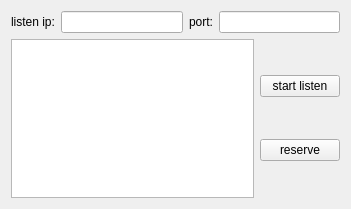
<?xml version="1.0" encoding="UTF-8"?>
<ui version="4.0">
 <class>TcpSever</class>
 <widget class="QWidget" name="TcpSever">
  <property name="geometry">
   <rect>
    <x>0</x>
    <y>0</y>
    <width>351</width>
    <height>209</height>
   </rect>
  </property>
  <property name="windowTitle">
   <string>TcpSever</string>
  </property>
  <layout class="QGridLayout" name="gridLayout">
   <item row="0" column="0">
    <layout class="QVBoxLayout" name="verticalLayout_2">
     <item>
      <layout class="QHBoxLayout" name="horizontalLayout">
       <item>
        <widget class="QLabel" name="label">
         <property name="text">
          <string>listen ip:</string>
         </property>
        </widget>
       </item>
       <item>
        <widget class="QLineEdit" name="IP"/>
       </item>
       <item>
        <widget class="QLabel" name="label_2">
         <property name="text">
          <string>port:</string>
         </property>
        </widget>
       </item>
       <item>
        <widget class="QLineEdit" name="Port"/>
       </item>
      </layout>
     </item>
     <item>
      <layout class="QHBoxLayout" name="horizontalLayout_2">
       <item>
        <widget class="QTextEdit" name="textEdit"/>
       </item>
       <item>
        <layout class="QVBoxLayout" name="verticalLayout">
         <item>
          <widget class="QPushButton" name="listen">
           <property name="text">
            <string>start listen</string>
           </property>
          </widget>
         </item>
         <item>
          <widget class="QPushButton" name="reserve">
           <property name="text">
            <string>reserve</string>
           </property>
          </widget>
         </item>
        </layout>
       </item>
      </layout>
     </item>
    </layout>
   </item>
  </layout>
 </widget>
 <resources/>
 <connections/>
</ui>
